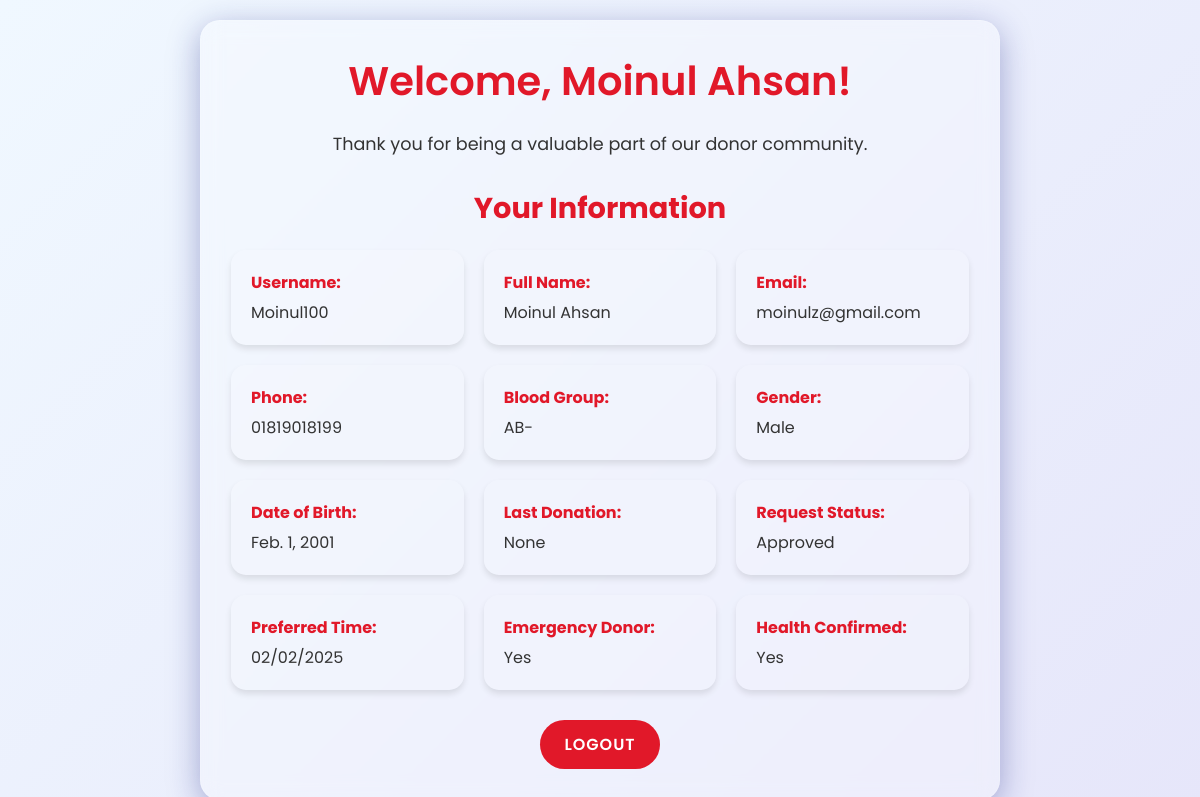
The page /donor-dashboard/ (signed in) on the database its author committed.
### blood_bank/models.py (models this page shows, shortened)
class DonorReg(models.Model):
    STATUS_CHOICES = [
        ('Pending', 'Pending'),
        ('Approved', 'Approved'),
        ('Rejected', 'Rejected'),
    ]
    GENDER_CHOICES = [
        ('Male', 'Male'),
        ('Female', 'Female'),
        ('Other', 'Other'),
    ]
    BLOOD_GROUP_CHOICES = [
        ('A+', 'A+'), ('A-', 'A-'),
        ('B+', 'B+'), ('B-', 'B-'),
        ('AB+', 'AB+'), ('AB-', 'AB-'),
        ('O+', 'O+'), ('O-', 'O-'),
    ]
    username = models.CharField(max_length=100, unique=True)
    full_name = models.CharField(max_length=255)
    dob = models.DateField(verbose_name="Date of Birth")
    gender = models.CharField(max_length=10, choices=GENDER_CHOICES)
    phone = models.CharField(max_length=15)
    email = models.EmailField(unique=True)
    address = models.TextField()
    blood_group = models.CharField(max_length=5, choices=BLOOD_GROUP_CHOICES)
    health_confirmed = models.BooleanField(default=False)
    emergency_donor = models.BooleanField(default=False)
    preferred_times = models.TextField(blank=True, null=True)
    last_donation_date = models.DateField(verbose_name="Last Donation Date", blank=True, null=True)  # Added field
    password = models.CharField(max_length=128)
    status = models.CharField(max_length=10, choices=STATUS_CHOICES, default='Pending')  # Add this field

### blood_bank/views.py (the view)
# urls.py: path('donor-dashboard/', donor_dashboard, name='donor_dashboard'),
def donor_dashboard(request):
    donor_id = request.session.get('donor_id')
    if not donor_id:
        return redirect('donor_login')
    try:
        donor = DonorReg.objects.get(id=donor_id)
    except DonorReg.DoesNotExist:
        return redirect('donor_login')
    return render(request, 'donor_dashboard.html', {'donor': donor})

### blood_bank/templates/donor_dashboard.html (shortened to what this page needs)
 <!DOCTYPE html>
<html lang="en">
<head>
</head>
<body>
  <div class="container">
    <h1 class="fade-in" style="animation-delay: 0.1s;">Welcome, {{ donor.full_name }}!</h1>
    <p class="fade-in" style="animation-delay: 0.2s;">Thank you for being a valuable part of our donor community.</p>
    <h2 class="fade-in" style="animation-delay: 0.3s;">Your Information</h2>
    <div class="donor-info">
      <div class="info-card fade-in" style="animation-delay: 0.4s;">
        <strong>Username:</strong> {{ donor.username }}
      </div>
      <div class="info-card fade-in" style="animation-delay: 0.5s;">
        <strong>Full Name:</strong> {{ donor.full_name }}
      </div>
      <div class="info-card fade-in" style="animation-delay: 0.5s;">
        <strong>Email:</strong> {{ donor.email }}
      </div>
      <div class="info-card fade-in" style="animation-delay: 0.6s;">
        <strong>Phone:</strong> {{ donor.phone }}
      </div>
      <div class="info-card fade-in" style="animation-delay: 0.7s;">
        <strong>Blood Group:</strong> {{ donor.blood_group }}
      </div>
      <div class="info-card fade-in" style="animation-delay: 0.8s;">
        <strong>Gender:</strong> {{ donor.gender }}
      </div>
      <div class="info-card fade-in" style="animation-delay: 0.9s;">
        <strong>Date of Birth:</strong> {{ donor.dob }}
      </div>
      <div class="info-card fade-in" style="animation-delay: 1s;">
        <strong>Last Donation:</strong> {{ donor.last_donation_date }}
      </div>
      <div class="info-card fade-in" style="animation-delay: 1.1s;">
        <strong>Request Status:</strong> {{ donor.status }}
      </div>
      <div class="info-card fade-in" style="animation-delay: 0.5s;">
        <strong>Preferred Time:</strong> {{ donor.preferred_times }}
      </div>
      <div class="info-card fade-in" style="animation-delay: 1.2s;">
        <strong>Emergency Donor:</strong> {{ donor.emergency_donor|yesno:"Yes,No" }}
      </div>
      <div class="info-card fade-in" style="animation-delay: 1.3s;">
        <strong>Health Confirmed:</strong> {{ donor.health_confirmed|yesno:"Yes,No" }}
      </div>
    </div>
    <div class="actions fade-in" style="animation-delay: 1.4s;">
      <a href="{% url 'donor_logout' %}" class="action-btn logout">Logout</a>
    </div>
  </div>
</body>
</html>

### blood_bank/templates/donor_dashboard.html (style rules this page uses)
:root { --primary-color: rgb(225, 24, 41); --secondary-color: #007bff; --background-start: #f0f8ff; --background-end: #e6e6fa; --card-background: rgba(255, 255, 255, 0.25); --text-color: #333; }
* { box-sizing: border-box; margin: 0; padding: 0; }
body { font-family: 'Poppins', sans-serif; background: linear-gradient(135deg, var(--background-start), var(--background-end)); min-height: 100vh; display: flex; justify-content: center; align-items: center; padding: 20px; color: var(--text-color); }
.container { max-width: 800px; width: 100%; background: var(--card-background); backdrop-filter: blur(10px); border-radius: 20px; overflow: hidden; box-shadow: 0 8px 32px rgba(31, 38, 135, 0.37); border: 1px solid rgba(255, 255, 255, 0.18); padding: 30px; transition: transform 0.3s ease; }
h1, h2 { color: var(--primary-color); text-align: center; margin-bottom: 20px; }
h1 { font-size: 2.5rem; font-weight: 600; }
h2 { font-size: 1.8rem; margin-top: 30px; }
p { text-align: center; margin-bottom: 30px; font-size: 1.1rem; color: var(--text-color); }
.donor-info { display: grid; grid-template-columns: repeat(auto-fit, minmax(200px, 1fr)); gap: 20px; margin-bottom: 30px; }
.info-card { background: rgba(255, 255, 255, 0.1); padding: 20px; border-radius: 15px; box-shadow: 0 4px 6px rgba(0, 0, 0, 0.1); transition: all 0.3s ease; }
.info-card strong { display: block; margin-bottom: 5px; color: var(--primary-color); }
.actions { display: flex; justify-content: center; flex-wrap: wrap; gap: 15px; }
.action-btn { padding: 12px 24px; color: #fff; background-color: var(--secondary-color); border-radius: 50px; text-decoration: none; font-size: 1rem; font-weight: 600; transition: all 0.3s ease; border: none; cursor: pointer; outline: none; text-transform: uppercase; letter-spacing: 1px; }
.logout { background-color: var(--primary-color); }
.fade-in { animation: fadeIn 0.5s ease-out forwards; opacity: 0; }

### rows shown on the page
DonorReg: full_name "Moinul Ahsan", username "Moinul100", email "moinulz@gmail.com", phone "01819018199", blood_group "AB-", gender "Male", dob "Feb. 1, 2001", last_donation_date "None", status "Approved", preferred_times "02/02/2025", emergency_donor "Yes", health_confirmed "Yes"
